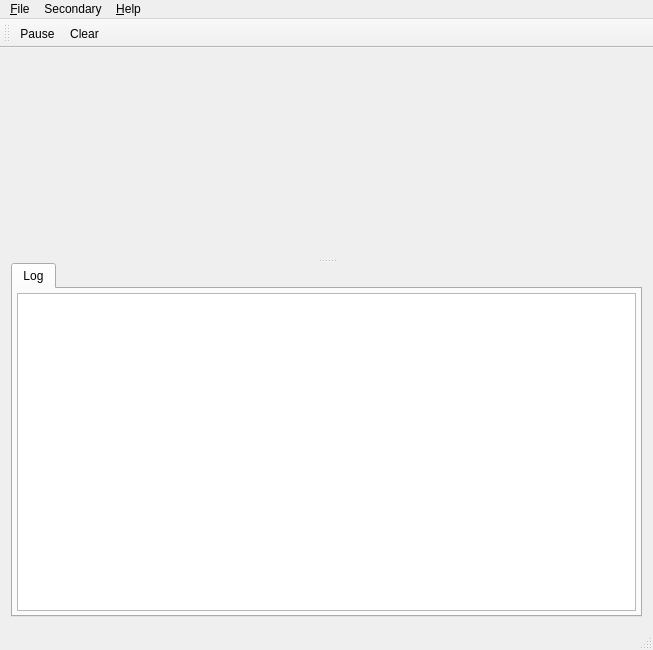
<?xml version="1.0" encoding="UTF-8"?>
<ui version="4.0">
 <class>MainWindow</class>
 <widget class="QMainWindow" name="MainWindow">
  <property name="geometry">
   <rect>
    <x>0</x>
    <y>0</y>
    <width>653</width>
    <height>650</height>
   </rect>
  </property>
  <property name="windowTitle">
   <string>SerialPlot</string>
  </property>
  <widget class="QWidget" name="centralWidget">
   <layout class="QVBoxLayout" name="verticalLayout">
    <item>
     <widget class="QSplitter" name="mainSplitter">
      <property name="sizePolicy">
       <sizepolicy hsizetype="Expanding" vsizetype="Expanding">
        <horstretch>0</horstretch>
        <verstretch>0</verstretch>
       </sizepolicy>
      </property>
      <property name="orientation">
       <enum>Qt::Orientation::Vertical</enum>
      </property>
      <property name="childrenCollapsible">
       <bool>false</bool>
      </property>
      <widget class="QWidget" name="plotContainer" native="true">
      <property name="sizePolicy">
       <sizepolicy hsizetype="Expanding" vsizetype="Expanding">
        <horstretch>0</horstretch>
        <verstretch>5</verstretch>
       </sizepolicy>
      </property>
       <property name="minimumSize">
        <size>
         <width>0</width>
         <height>200</height>
        </size>
       </property>
       <layout class="QHBoxLayout" name="plotContainerLayout">
        <property name="leftMargin">
         <number>0</number>
        </property>
        <property name="topMargin">
         <number>0</number>
        </property>
        <property name="rightMargin">
         <number>0</number>
        </property>
        <property name="bottomMargin">
         <number>0</number>
        </property>
        <item>
         <widget class="QSplitter" name="plotSplitter">
          <property name="orientation">
           <enum>Qt::Orientation::Horizontal</enum>
          </property>
          <widget class="QWidget" name="plotArea" native="true">
           <property name="sizePolicy">
            <sizepolicy hsizetype="Preferred" vsizetype="Expanding">
             <horstretch>0</horstretch>
             <verstretch>0</verstretch>
            </sizepolicy>
           </property>
          </widget>
         </widget>
        </item>
       </layout>
      </widget>
      <widget class="HidableTabWidget" name="tabWidget">
      <property name="sizePolicy">
       <sizepolicy hsizetype="Expanding" vsizetype="Preferred">
        <horstretch>0</horstretch>
        <verstretch>1</verstretch>
       </sizepolicy>
      </property>
       <property name="minimumSize">
        <size>
         <width>0</width>
         <height>150</height>
        </size>
       </property>
       <property name="maximumSize">
        <size>
         <width>16777215</width>
         <height>16777215</height>
        </size>
       </property>
       <property name="currentIndex">
        <number>0</number>
       </property>
       <property name="movable">
        <bool>false</bool>
       </property>
       <widget class="QWidget" name="tabLog">
        <attribute name="title">
         <string>Log</string>
        </attribute>
        <attribute name="toolTip">
         <string>Error and Warning Messages</string>
        </attribute>
        <layout class="QHBoxLayout" name="horizontalLayout">
         <property name="leftMargin">
          <number>4</number>
         </property>
         <property name="topMargin">
          <number>4</number>
         </property>
         <property name="rightMargin">
          <number>4</number>
         </property>
         <property name="bottomMargin">
          <number>4</number>
         </property>
         <item>
          <widget class="QPlainTextEdit" name="ptLog">
           <property name="readOnly">
            <bool>true</bool>
           </property>
          </widget>
         </item>
        </layout>
       </widget>
      </widget>
     </widget>
    </item>
   </layout>
  </widget>
  <widget class="QMenuBar" name="menuBar">
   <property name="geometry">
    <rect>
     <x>0</x>
     <y>0</y>
     <width>653</width>
     <height>17</height>
    </rect>
   </property>
   <widget class="QMenu" name="menuHelp">
    <property name="title">
     <string>&amp;Help</string>
    </property>
    <addaction name="actionDemoMode"/>
    <addaction name="actionReportBug"/>
    <addaction name="actionCheckUpdate"/>
    <addaction name="actionHelpAbout"/>
   </widget>
   <widget class="QMenu" name="menuFile">
    <property name="title">
     <string>&amp;File</string>
    </property>
    <addaction name="actionSaveSettings"/>
    <addaction name="actionLoadSettings"/>
    <addaction name="actionExportCsv"/>
    <addaction name="actionExportSvg"/>
    <addaction name="separator"/>
    <addaction name="actionQuit"/>
   </widget>
   <widget class="QMenu" name="menuSecondary">
    <property name="title">
     <string>Secondary</string>
    </property>
    <addaction name="actionBarPlot"/>
    <addaction name="separator"/>
    <addaction name="actionHorizontal"/>
    <addaction name="actionVertical"/>
   </widget>
   <addaction name="menuFile"/>
   <addaction name="menuSecondary"/>
   <addaction name="menuHelp"/>
  </widget>
  <widget class="QToolBar" name="plotToolBar">
   <property name="windowTitle">
    <string>Plot Toolbar</string>
   </property>
   <attribute name="toolBarArea">
    <enum>TopToolBarArea</enum>
   </attribute>
   <attribute name="toolBarBreak">
    <bool>false</bool>
   </attribute>
   <addaction name="actionPause"/>
   <addaction name="actionClear"/>
  </widget>
  <widget class="QStatusBar" name="statusBar"/>
  <action name="actionPause">
   <property name="checkable">
    <bool>true</bool>
   </property>
   <property name="checked">
    <bool>false</bool>
   </property>
   <property name="icon">
    <iconset theme="player_pause"/>
   </property>
   <property name="text">
    <string>Pause</string>
   </property>
   <property name="toolTip">
    <string>Pause Plotting</string>
   </property>
   <property name="shortcut">
    <string>P</string>
   </property>
  </action>
  <action name="actionClear">
   <property name="icon">
    <iconset theme="edit-clear"/>
   </property>
   <property name="text">
    <string>Clear</string>
   </property>
   <property name="shortcut">
    <string>Ctrl+K</string>
   </property>
  </action>
  <action name="actionHelpAbout">
   <property name="text">
    <string>&amp;About</string>
   </property>
  </action>
  <action name="actionDemoMode">
   <property name="checkable">
    <bool>true</bool>
   </property>
   <property name="text">
    <string>&amp;Demo Mode</string>
   </property>
   <property name="toolTip">
    <string>Toggle Demo Mode</string>
   </property>
  </action>
  <action name="actionExportCsv">
   <property name="text">
    <string>&amp;Export CSV</string>
   </property>
   <property name="toolTip">
    <string>Export plot data to CSV</string>
   </property>
  </action>
  <action name="actionQuit">
   <property name="text">
    <string>&amp;Quit</string>
   </property>
   <property name="shortcut">
    <string>Ctrl+Q</string>
   </property>
  </action>
  <action name="actionReportBug">
   <property name="text">
    <string>&amp;Report a Bug</string>
   </property>
   <property name="toolTip">
    <string>Report a Bug on SerialPlot Website</string>
   </property>
  </action>
  <action name="actionSaveSettings">
   <property name="text">
    <string>&amp;Save Settings</string>
   </property>
   <property name="toolTip">
    <string>Save Settings to a File</string>
   </property>
  </action>
  <action name="actionLoadSettings">
   <property name="text">
    <string>&amp;Load Settings</string>
   </property>
   <property name="toolTip">
    <string>Load Settings from a File</string>
   </property>
  </action>
  <action name="actionCheckUpdate">
   <property name="text">
    <string>&amp;Check Update</string>
   </property>
  </action>
  <action name="actionBarPlot">
   <property name="checkable">
    <bool>true</bool>
   </property>
   <property name="text">
    <string>Bar Plot</string>
   </property>
  </action>
  <action name="actionVertical">
   <property name="checkable">
    <bool>true</bool>
   </property>
   <property name="text">
    <string>Vertical</string>
   </property>
  </action>
  <action name="actionHorizontal">
   <property name="checkable">
    <bool>true</bool>
   </property>
   <property name="checked">
    <bool>true</bool>
   </property>
   <property name="text">
    <string>Horizontal</string>
   </property>
  </action>
  <action name="actionExportSvg">
   <property name="text">
    <string>E&amp;xport SVG</string>
   </property>
  </action>
 </widget>
 <layoutdefault spacing="6" margin="11"/>
 <customwidgets>
  <customwidget>
   <class>HidableTabWidget</class>
   <extends>QTabWidget</extends>
   <header>hidabletabwidget.h</header>
   <container>1</container>
  </customwidget>
 </customwidgets>
 <resources/>
 <connections/>
</ui>
